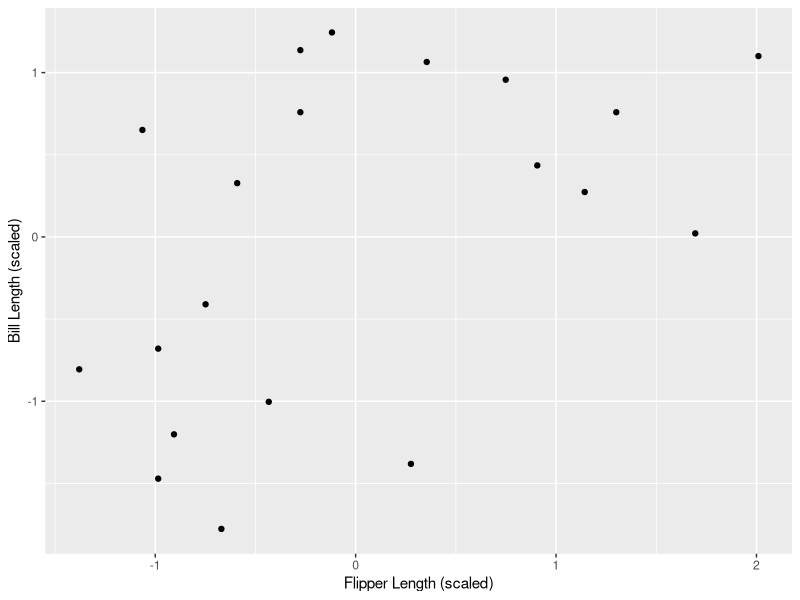
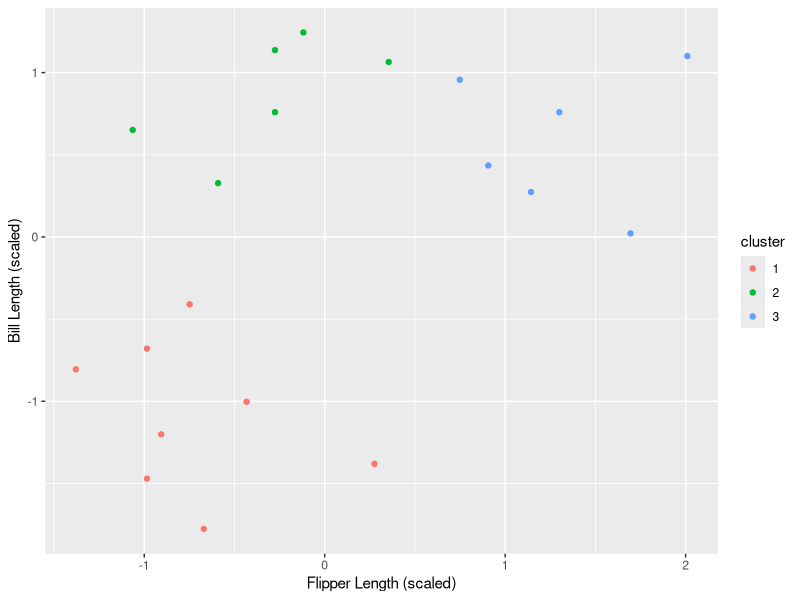
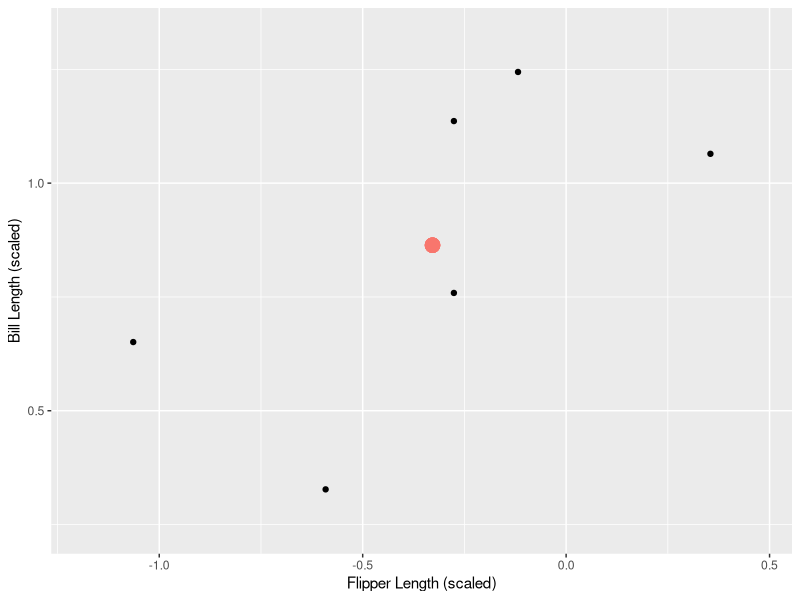
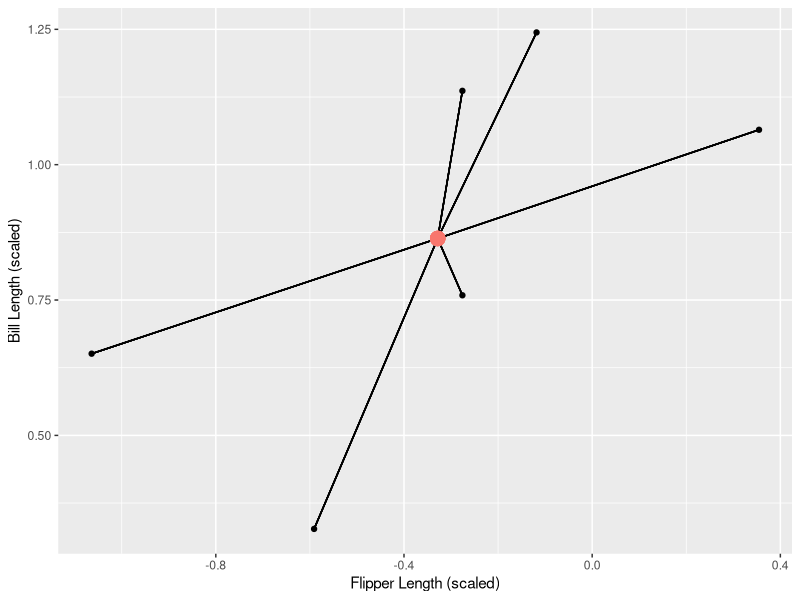
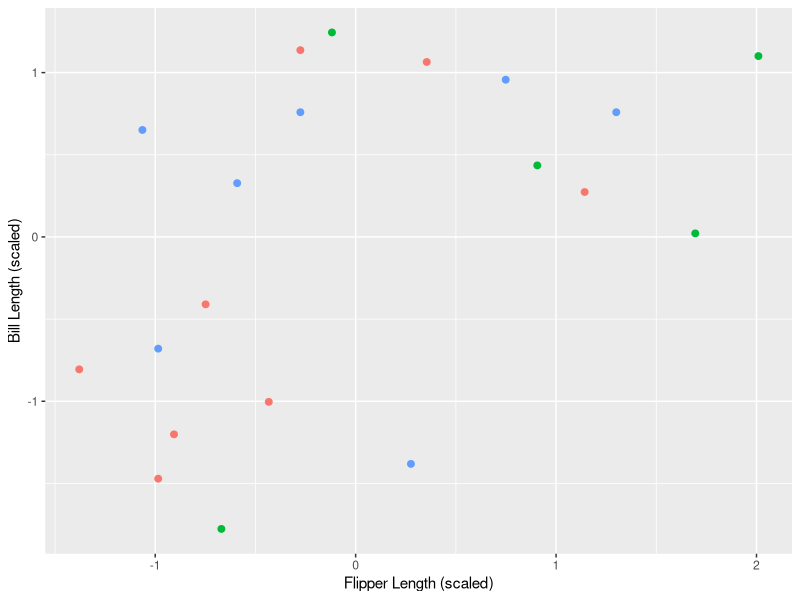
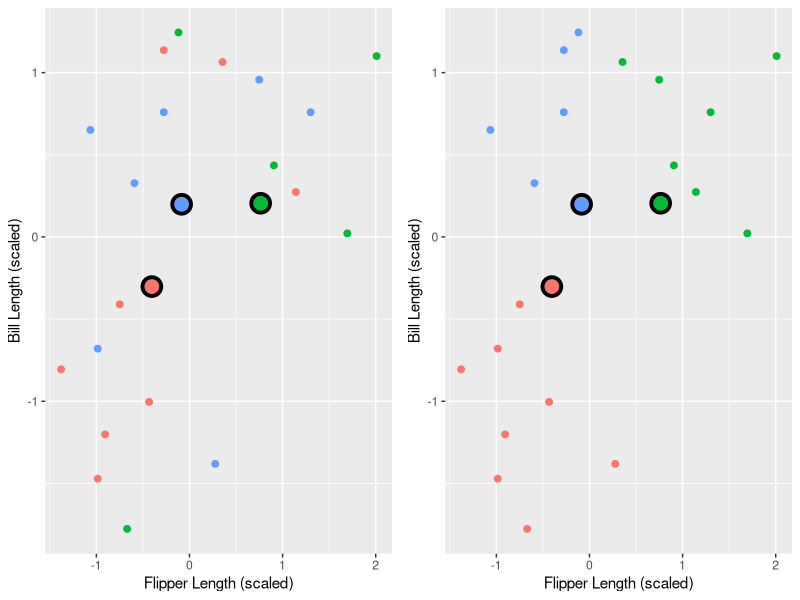
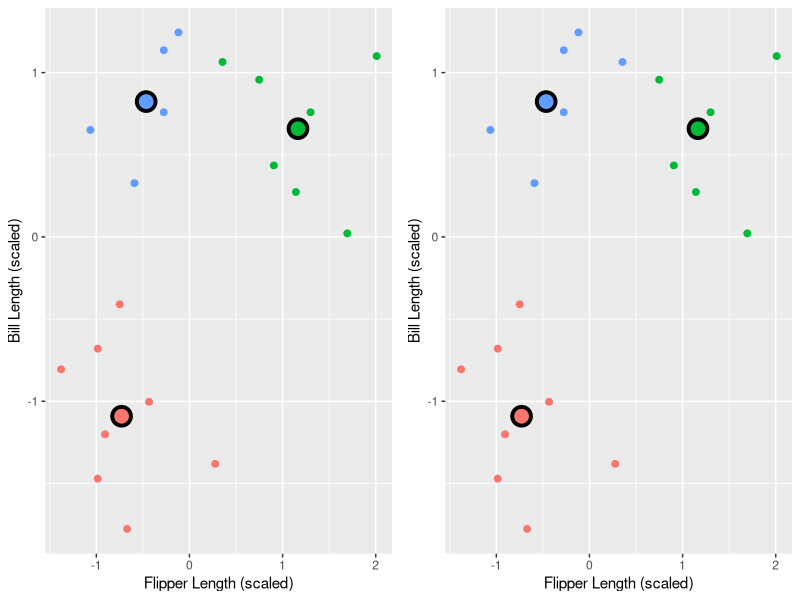
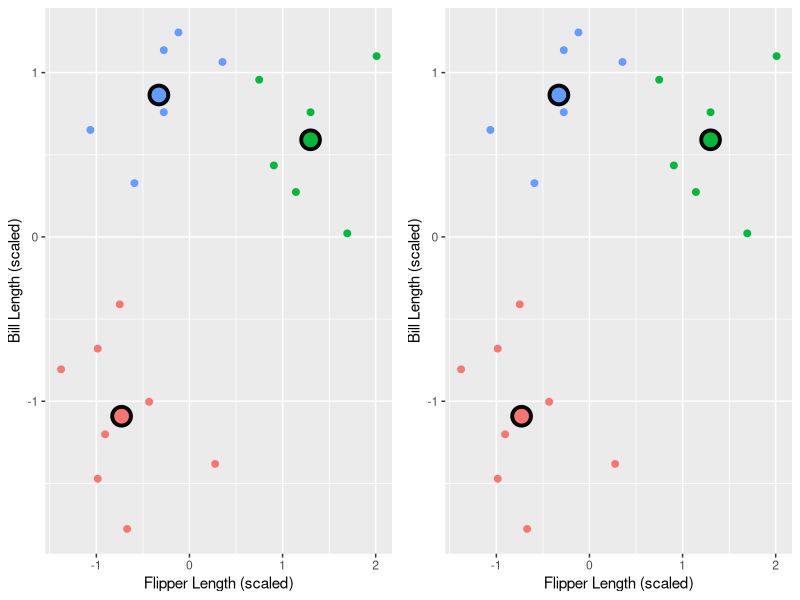

Reproduce these figures in R, in order. (Note: this script raises an error after producing the figures.)
## ---- chunk 1
knitr::opts_chunk$set(warning = FALSE)
## ---- chunk 2
knitr::include_graphics("https://upload.wikimedia.org/wikipedia/commons/0/00/Brown_Bluff-2016-Tabarin_Peninsula%E2%80%93Gentoo_penguin_%28Pygoscelis_papua%29_03.jpg")
## ---- chunk 3
library(tidyverse)

data <- read_csv("data/toy_penguins.csv") %>%
  mutate(cluster = as_factor(cluster)) %>%
  mutate(flipper_length_scaled = scale(flipper_length_mm), bill_length_scaled = scale(bill_length_mm))

penguin_data <- data %>% select(flipper_length_scaled, bill_length_scaled)
## ---- chunk 4
penguin_data
## ---- chunk 5
base <- ggplot(data, aes(x = flipper_length_scaled, y = bill_length_scaled)) +
  geom_point() +
  xlab("Flipper Length (scaled)") +
  ylab("Bill Length (scaled)")
base
## ---- chunk 6
ggplot(data, aes(y = bill_length_scaled, x = flipper_length_scaled, colour = cluster)) +
  geom_point() +
  xlab("Flipper Length (scaled)") +
  ylab("Bill Length (scaled)")
## ---- chunk 7
library(tidyverse)

# clus1 <- tibble(loyalty = c(7, 7.5, 8, 7, 8),
#               csat = c(1, 1, 2, 2, 3),
#               )
clus1 <- filter(data, cluster == 2) %>%
  select(bill_length_scaled, flipper_length_scaled)

# clus1_center <- clus1 %>% summarize(csat = mean(csat), loyalty = mean(loyalty))
## ---- chunk 8
base <- ggplot(clus1) +
  geom_point(aes(y = bill_length_scaled, x = flipper_length_scaled)) +
  labs(x = "Flipper Length (scaled)", y = "Bill Length (scaled)") +
  xlim(c(
    min(clus1$flipper_length_scaled) - 0.25 * sd(clus1$flipper_length_scaled),
    max(clus1$flipper_length_scaled) + 0.25 * sd(clus1$flipper_length_scaled)
  )) +
  ylim(c(
    min(clus1$bill_length_scaled) - 0.25 * sd(clus1$bill_length_scaled),
    max(clus1$bill_length_scaled) + 0.25 * sd(clus1$bill_length_scaled)
  )) +
  geom_point(aes(y = mean(bill_length_scaled), x = mean(flipper_length_scaled), colour = "red", size = 2.5)) +
  theme(legend.position = "none")
base
## ---- chunk 9
base <- ggplot(clus1) +
  geom_point(aes(y = bill_length_scaled, x = flipper_length_scaled)) +
  labs(x = "Flipper Length (scaled)", y = "Bill Length (scaled)") +
  theme(legend.position = "none")

mn <- clus1 %>% summarize(flipper_length_scaled = mean(flipper_length_scaled), bill_length_scaled = mean(bill_length_scaled))
for (i in 1:nrow(clus1)) {
  base <- base + geom_segment(
    x = unlist(mn[1, "flipper_length_scaled"]), y = unlist(mn[1, "bill_length_scaled"]),
    xend = unlist(clus1[i, "flipper_length_scaled"]), yend = unlist(clus1[i, "bill_length_scaled"])
  )
}
base <- base + geom_point(aes(y = mean(bill_length_scaled), x = mean(flipper_length_scaled), colour = "red", size = 2.5))
base
## ---- chunk 10
library(gridExtra)
set.seed(14)
penguin_data["label"] <- factor(sample(1:3, nrow(penguin_data), replace = T))

plt_lbl <- ggplot(penguin_data, aes(y = bill_length_scaled, x = flipper_length_scaled, colour = label)) +
  geom_point(size = 2) +
  xlab("Flipper Length (scaled)") +
  ylab("Bill Length (scaled)") +
  # xlim(c(0, 10)) +
  # ylim(c(0, 10)) +
  theme(legend.position = "none")
print(plt_lbl)
## ---- chunk 11
for (i in 1:4) {
  # compute centers
  centers <- penguin_data %>%
    group_by(label) %>%
    summarize_all(funs(mean))
  nclus <- nrow(centers)
  # replot with centers
  plt_ctr <- ggplot(penguin_data, aes(y = bill_length_scaled, x = flipper_length_scaled, colour = label)) +
    geom_point(size = 2) +
    xlab("Flipper Length (scaled)") +
    ylab("Bill Length (scaled)") +
    # xlim(c(0, 10)) +
    # ylim(c(0, 10)) +
    theme(legend.position = "none") +
    geom_point(data = centers, aes(y = bill_length_scaled, x = flipper_length_scaled, fill = label), size = 5, shape = 21, stroke = 2, colour = "black")

  # reassign labels
  dists <- rbind(centers, penguin_data) %>%
    select("flipper_length_scaled", "bill_length_scaled") %>%
    dist() %>%
    as.matrix()
  dists <- as_tibble(dists[-(1:nclus), 1:nclus])
  penguin_data <- penguin_data %>% mutate(label = apply(dists, 1, function(x) names(x)[which.min(x)]))

  plt_lbl <- ggplot(penguin_data, aes(y = bill_length_scaled, x = flipper_length_scaled, colour = label)) +
    geom_point(size = 2) +
    xlab("Flipper Length (scaled)") +
    ylab("Bill Length (scaled)") +
    # xlim(c(0, 10)) +
    # ylim(c(0, 10)) +
    theme(legend.position = "none") +
    geom_point(data = centers, aes(y = bill_length_scaled, x = flipper_length_scaled, fill = label), size = 5, shape = 21, stroke = 2, colour = "black")

  # to generate the animated version, get rid of grid.arrange and use the below two lines
  # set the figure width to 4.35 too
  # print(plt_ctr)
  # print(plt_lbl)
  grid.arrange(plt_ctr, plt_lbl, nrow = 1)
}
## ---- chunk 12
set.seed(10)
penguin_data["label"] <- factor(sample(1:3, nrow(penguin_data), replace = T))

plt_lbl <- ggplot(penguin_data, aes(y = bill_length_scaled, x = flipper_length_scaled, colour = label)) +
  geom_point(size = 2) +
  xlab("Flipper Length (scaled)") +
  ylab("Bill Length (scaled)") +
  #  xlim(c(0, 10)) +
  #  ylim(c(0, 10)) +
  theme(legend.position = "none")
print(plt_lbl)
## ---- chunk 13
for (i in 1:5) {
  # compute centers
  centers <- penguin_data %>%
    group_by(label) %>%
    summarize_all(funs(mean))
  nclus <- nrow(centers)
  # replot with centers
  plt_ctr <- ggplot(penguin_data, aes(y = bill_length_scaled, x = flipper_length_scaled, colour = label)) +
    geom_point(size = 2) +
    xlab("Flipper Length (scaled)") +
    ylab("Bill Length (scaled)") +
    # xlim(c(0, 10)) +
    # ylim(c(0, 10)) +
    theme(legend.position = "none") +
    geom_point(data = centers, aes(y = bill_length_scaled, x = flipper_length_scaled, fill = label), size = 5, shape = 21, stroke = 2, colour = "black")

  # reassign labels
  dists <- rbind(centers, penguin_data) %>%
    select("flipper_length_scaled", "bill_length_scaled") %>%
    dist() %>%
    as.matrix()
  dists <- as_tibble(dists[-(1:nclus), 1:nclus])
  penguin_data <- penguin_data %>% mutate(label = apply(dists, 1, function(x) names(x)[which.min(x)]))

  plt_lbl <- ggplot(penguin_data, aes(y = bill_length_scaled, x = flipper_length_scaled, colour = label)) +
    geom_point(size = 2) +
    xlab("Flipper Length (scaled)") +
    ylab("Bill Length (scaled)") +
    # xlim(c(0, 10)) +
    # ylim(c(0, 10)) +
    theme(legend.position = "none") +
    geom_point(data = centers, aes(y = bill_length_scaled, x = flipper_length_scaled, fill = label), size = 5, shape = 21, stroke = 2, colour = "black")

  # print(plt_ctr)
  # print(plt_lbl)
  grid.arrange(plt_ctr, plt_lbl, nrow = 1)
}
## ---- chunk 14
library(broom)
set.seed(3)
kclusts <- tibble(k = 1:9) %>%
  mutate(
    kclust = map(k, ~ kmeans(penguin_data[-3], .x)),
    tidied = map(kclust, tidy),
    glanced = map(kclust, glance),
    augmented = map(kclust, augment, penguin_data[-3])
  )

clusters <- kclusts %>%
  unnest(tidied)

assignments <- kclusts %>%
  unnest(augmented)

clusterings <- kclusts %>%
  unnest(glanced, .drop = TRUE)

assignments$k <- factor(assignments$k)
levels(assignments$k) <- c("1 Cluster", "2 Clusters", "3 Clusters", "4 Clusters", "5 Clusters", "6 Clusters", "7 Clusters", "8 Clusters", "9 Clusters")

clusters$k <- factor(clusters$k)
levels(clusters$k) <- c("1 Cluster", "2 Clusters", "3 Clusters", "4 Clusters", "5 Clusters", "6 Clusters", "7 Clusters", "8 Clusters", "9 Clusters")


p1 <- ggplot(assignments, aes(flipper_length_scaled, bill_length_scaled)) +
  geom_point(aes(color = .cluster, size = 3)) +
  facet_wrap(~k) +
  labs(x = "Flipper Length (scaled)", y = "Bill Length (scaled)", colour = "Cluster") +
  theme(text = element_text(size = 20), legend.position = "none") +
  geom_point(data = clusters %>% mutate(flipper_length_scaled = x2, bill_length_scaled = x1), aes(fill = cluster), colour = "black", size = 5, shape = 21, stroke = 2)

p1
## ---- chunk 15
p2 <- ggplot(clusterings, aes(x = k, y = tot.withinss)) +
  geom_point(size = 2) +
  geom_line() +
  # annotate(geom = "line", x = 4, y = 35, xend = 2.65, yend = 27, arrow = arrow(length = unit(2, "mm"))) +
  geom_segment(aes(x = 4, y = 17, xend = 3.1, yend = 6), arrow = arrow(length = unit(0.2, "cm"))) +
  annotate("text", x = 4.4, y = 19, label = "Elbow", size = 7, colour = "blue") +
  labs(x = "Number of Clusters", y = "Total WSSD") +
  theme(text = element_text(size = 20)) +
  scale_x_continuous(breaks = 1:9)
p2
## ---- chunk 16
unscaled_data <- read_csv("data/toy_penguins.csv") %>%
  select(bill_length_mm, flipper_length_mm)
## ---- chunk 17
unscaled_data
scaled_data <- map_df(unscaled_data, scale)
scaled_data
## ---- chunk 18
set.seed(1234)
penguin_clust <- kmeans(scaled_data, centers = 3)
penguin_clust
## ---- chunk 19
clustered_data <- augment(penguin_clust, scaled_data)
clustered_data
## ---- chunk 20

cluster_plot <- ggplot(clustered_data,
  aes(x = flipper_length_mm, y = bill_length_mm, colour = .cluster),
  size = 2
) +
  geom_point() +
  labs(x = "Flipper Length (scaled)", y = "Bill Length (scaled)", colour = "Cluster")
cluster_plot
## ---- chunk 21
glance(penguin_clust)
## ---- chunk 22
penguin_clust_ks <- tibble(k = 1:9)
penguin_clust_ks
## ---- chunk 23
penguin_clust_ks <- tibble(k = 1:9) %>%
  mutate(penguin_clusts = map(k, function(ks) kmeans(scaled_data, ks)))
penguin_clust_ks
## ---- chunk 24
penguin_clust_ks <- tibble(k = 1:9) %>%
  mutate(
    penguin_clusts = map(k, ~ kmeans(scaled_data, .x)),
    glanced = map(penguin_clusts, glance)
  )
penguin_clust_ks
## ---- chunk 25
clustering_statistics <- penguin_clust_ks %>%
  unnest(glanced)

clustering_statistics
## ---- chunk 26
elbow_plot <- ggplot(clustering_statistics, aes(x = k, y = tot.withinss)) +
  geom_point() +
  geom_line() +
  xlab("K") +
  ylab("Total within-cluster sum of squares") +
  scale_x_continuous(breaks = 1:9)
elbow_plot
## ---- chunk 27
penguin_clust_ks <- tibble(k = 1:9) %>%
  mutate(
    penguin_clusts = map(k, ~ kmeans(scaled_data, nstart = 10, .x)),
    glanced = map(penguin_clusts, glance)
  )

clustering_statistics <- penguin_clust_ks %>%
  unnest(glanced)

elbow_plot <- ggplot(clustering_statistics, aes(x = k, y = tot.withinss)) +
  geom_point() +
  geom_line() +
  xlab("K") +
  ylab("Total within-cluster sum of squares") +
  scale_x_continuous(breaks = 1:9)
elbow_plot
